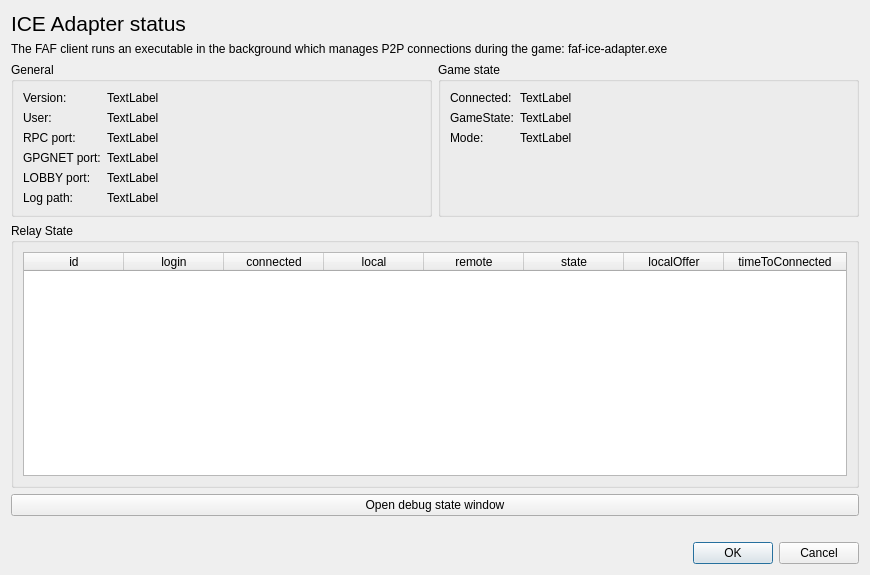
<?xml version="1.0" encoding="UTF-8"?>
<ui version="4.0">
 <class>Dialog</class>
 <widget class="QDialog" name="Dialog">
  <property name="geometry">
   <rect>
    <x>0</x>
    <y>0</y>
    <width>870</width>
    <height>575</height>
   </rect>
  </property>
  <property name="sizePolicy">
   <sizepolicy hsizetype="Preferred" vsizetype="Minimum">
    <horstretch>0</horstretch>
    <verstretch>0</verstretch>
   </sizepolicy>
  </property>
  <property name="windowTitle">
   <string>Connectivity</string>
  </property>
  <layout class="QVBoxLayout" name="verticalLayout">
   <item>
    <widget class="QLabel" name="label_2">
     <property name="font">
      <font>
       <pointsize>16</pointsize>
      </font>
     </property>
     <property name="text">
      <string>ICE Adapter status</string>
     </property>
    </widget>
   </item>
   <item>
    <widget class="QLabel" name="label">
     <property name="text">
      <string>The FAF client runs an executable in the background which manages P2P connections during the game: faf-ice-adapter.exe</string>
     </property>
     <property name="alignment">
      <set>Qt::AlignLeading|Qt::AlignLeft|Qt::AlignTop</set>
     </property>
     <property name="wordWrap">
      <bool>true</bool>
     </property>
    </widget>
   </item>
   <item>
    <layout class="QHBoxLayout" name="horizontalLayout">
     <item>
      <widget class="QGroupBox" name="groupBox_3">
       <property name="title">
        <string>General</string>
       </property>
       <layout class="QFormLayout" name="formLayout_2">
        <item row="0" column="0">
         <widget class="QLabel" name="label_6">
          <property name="text">
           <string>Version:</string>
          </property>
         </widget>
        </item>
        <item row="0" column="1">
         <widget class="QLabel" name="label_version">
          <property name="text">
           <string>TextLabel</string>
          </property>
         </widget>
        </item>
        <item row="1" column="0">
         <widget class="QLabel" name="label_13">
          <property name="text">
           <string>User:</string>
          </property>
         </widget>
        </item>
        <item row="1" column="1">
         <widget class="QLabel" name="label_user">
          <property name="text">
           <string>TextLabel</string>
          </property>
         </widget>
        </item>
        <item row="2" column="0">
         <widget class="QLabel" name="label_7">
          <property name="text">
           <string>RPC port:</string>
          </property>
         </widget>
        </item>
        <item row="2" column="1">
         <widget class="QLabel" name="label_rpc_port">
          <property name="text">
           <string>TextLabel</string>
          </property>
         </widget>
        </item>
        <item row="3" column="0">
         <widget class="QLabel" name="label_9">
          <property name="text">
           <string>GPGNET port:</string>
          </property>
         </widget>
        </item>
        <item row="3" column="1">
         <widget class="QLabel" name="label_gpgnet_port">
          <property name="text">
           <string>TextLabel</string>
          </property>
         </widget>
        </item>
        <item row="4" column="0">
         <widget class="QLabel" name="label_11">
          <property name="text">
           <string>LOBBY port:</string>
          </property>
         </widget>
        </item>
        <item row="4" column="1">
         <widget class="QLabel" name="label_lobby_port">
          <property name="text">
           <string>TextLabel</string>
          </property>
         </widget>
        </item>
        <item row="5" column="0">
         <widget class="QLabel" name="label_8">
          <property name="text">
           <string>Log path:</string>
          </property>
         </widget>
        </item>
        <item row="5" column="1">
         <widget class="QLabel" name="label_log_file">
          <property name="text">
           <string>TextLabel</string>
          </property>
         </widget>
        </item>
       </layout>
      </widget>
     </item>
     <item>
      <widget class="QGroupBox" name="groupBox">
       <property name="title">
        <string>Game state</string>
       </property>
       <layout class="QFormLayout" name="formLayout">
        <item row="0" column="0">
         <widget class="QLabel" name="label_3">
          <property name="text">
           <string>Connected:</string>
          </property>
         </widget>
        </item>
        <item row="1" column="0">
         <widget class="QLabel" name="label_4">
          <property name="text">
           <string>GameState:</string>
          </property>
         </widget>
        </item>
        <item row="2" column="0">
         <widget class="QLabel" name="label_5">
          <property name="text">
           <string>Mode:</string>
          </property>
         </widget>
        </item>
        <item row="0" column="1">
         <widget class="QLabel" name="label_connected">
          <property name="text">
           <string>TextLabel</string>
          </property>
         </widget>
        </item>
        <item row="1" column="1">
         <widget class="QLabel" name="label_gamestate">
          <property name="text">
           <string>TextLabel</string>
          </property>
         </widget>
        </item>
        <item row="2" column="1">
         <widget class="QLabel" name="label_mode">
          <property name="text">
           <string>TextLabel</string>
          </property>
         </widget>
        </item>
       </layout>
      </widget>
     </item>
    </layout>
   </item>
   <item>
    <widget class="QGroupBox" name="groupBox_2">
     <property name="title">
      <string>Relay State</string>
     </property>
     <layout class="QVBoxLayout" name="verticalLayout_2">
      <item>
       <widget class="QTableWidget" name="table_relays">
        <property name="contextMenuPolicy">
         <enum>Qt::CustomContextMenu</enum>
        </property>
        <property name="editTriggers">
         <set>QAbstractItemView::NoEditTriggers</set>
        </property>
        <property name="alternatingRowColors">
         <bool>true</bool>
        </property>
        <property name="selectionMode">
         <enum>QAbstractItemView::SingleSelection</enum>
        </property>
        <property name="selectionBehavior">
         <enum>QAbstractItemView::SelectRows</enum>
        </property>
        <attribute name="horizontalHeaderStretchLastSection">
         <bool>true</bool>
        </attribute>
        <column>
         <property name="text">
          <string>id</string>
         </property>
        </column>
        <column>
         <property name="text">
          <string>login</string>
         </property>
        </column>
        <column>
         <property name="text">
          <string>connected</string>
         </property>
        </column>
        <column>
         <property name="text">
          <string>local</string>
         </property>
        </column>
        <column>
         <property name="text">
          <string>remote</string>
         </property>
        </column>
        <column>
         <property name="text">
          <string>state</string>
         </property>
        </column>
        <column>
         <property name="text">
          <string>localOffer</string>
         </property>
        </column>
        <column>
         <property name="text">
          <string>timeToConnected</string>
         </property>
        </column>
       </widget>
      </item>
     </layout>
    </widget>
   </item>
   <item>
    <widget class="QPushButton" name="pushButton_debugState">
     <property name="text">
      <string>Open debug state window</string>
     </property>
    </widget>
   </item>
   <item>
    <widget class="QLabel" name="relay_test_label">
     <property name="text">
      <string/>
     </property>
    </widget>
   </item>
   <item>
    <widget class="QDialogButtonBox" name="buttonBox">
     <property name="orientation">
      <enum>Qt::Horizontal</enum>
     </property>
     <property name="standardButtons">
      <set>QDialogButtonBox::Cancel|QDialogButtonBox::Ok</set>
     </property>
    </widget>
   </item>
  </layout>
 </widget>
 <resources/>
 <connections>
  <connection>
   <sender>buttonBox</sender>
   <signal>accepted()</signal>
   <receiver>Dialog</receiver>
   <slot>accept()</slot>
   <hints>
    <hint type="sourcelabel">
     <x>248</x>
     <y>254</y>
    </hint>
    <hint type="destinationlabel">
     <x>157</x>
     <y>274</y>
    </hint>
   </hints>
  </connection>
  <connection>
   <sender>buttonBox</sender>
   <signal>rejected()</signal>
   <receiver>Dialog</receiver>
   <slot>reject()</slot>
   <hints>
    <hint type="sourcelabel">
     <x>316</x>
     <y>260</y>
    </hint>
    <hint type="destinationlabel">
     <x>286</x>
     <y>274</y>
    </hint>
   </hints>
  </connection>
 </connections>
</ui>
